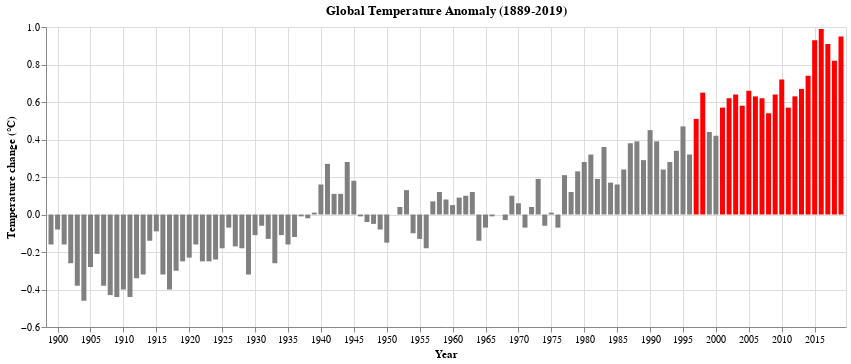

The cell this chart's notebook holds for it:
### Markdown cell above
We can also change the width of our bars.

### Code cell
# We can adjust the width to spread the bars out more

### Figure 1 — Vega-Lite specification as saved in the notebook (floating-point values rounded to 4 significant figures)
{"config": {"view": {"continuousWidth": 400, "continuousHeight": 300}}, "data": {"name": "data-bd573a9b2e7d8339423dec2e49368728"}, "mark": "bar", "encoding": {"color": {"condition": {"value": "red", "test": "(datum.Temperature >= 0.5)"}, "value": "gray"}, "x": {"axis": {"title": "Year"}, "field": "Year", "type": "temporal"}, "y": {"axis": {"title": "Temperature change (°C)"}, "field": "Temperature", "type": "quantitative"}}, "title": "Global Temperature Anomaly (1889-2019)", "width": 800, "$schema": "https://vega.github.io/schema/vega-lite/v4.17.0.json", "datasets": {"data-bd573a9b2e7d8339423dec2e49368728": [{"Temperature (°C)": -0.16, "Year": "1899", "Temperature": -0.16}, {"Temperature (°C)": -0.08, "Year": "1900", "Temperature": -0.08}, {"Temperature (°C)": -0.16, "Year": "1901", "Temperature": -0.16}, {"Temperature (°C)": -0.26, "Year": "1902", "Temperature": -0.26}, {"Temperature (°C)": -0.38, "Year": "1903", "Temperature": -0.38}, {"Temperature (°C)": -0.46, "Year": "1904", "Temperature": -0.46}, {"Temperature (°C)": -0.28, "Year": "1905", "Temperature": -0.28}, {"Temperature (°C)": -0.21, "Year": "1906", "Temperature": -0.21}, {"Temperature (°C)": -0.38, "Year": "1907", "Temperature": -0.38}, {"Temperature (°C)": -0.43, "Year": "1908", "Temperature": -0.43}, {"Temperature (°C)": -0.44, "Year": "1909", "Temperature": -0.44}, {"Temperature (°C)": -0.4, "Year": "1910", "Temperature": -0.4}, {"Temperature (°C)": -0.44, "Year": "1911", "Temperature": -0.44}, {"Temperature (°C)": -0.34, "Year": "1912", "Temperature": -0.34}, {"Temperature (°C)": -0.32, "Year": "1913", "Temperature": -0.32}, {"Temperature (°C)": -0.14, "Year": "1914", "Temperature": -0.14}, {"Temperature (°C)": -0.09, "Year": "1915", "Temperature": -0.09}, {"Temperature (°C)": -0.32, "Year": "1916", "Temperature": -0.32}, {"Temperature (°C)": -0.4, "Year": "1917", "Temperature": -0.4}, {"Temperature (°C)": -0.3, "Year": "1918", "Temperature": -0.3}, {"Temperature (°C)": -0.25, "Year": "1919", "Temperature": -0.25}, {"Temperature (°C)": -0.23, "Year": "1920", "Temperature": -0.23}, {"Temperature (°C)": -0.16, "Year": "1921", "Temperature": -0.16}, {"Temperature (°C)": -0.25, "Year": "1922", "Temperature": -0.25}, {"Temperature (°C)": -0.25, "Year": "1923", "Temperature": -0.25}, {"Temperature (°C)": -0.24, "Year": "1924", "Temperature": -0.24}, {"Temperature (°C)": -0.18, "Year": "1925", "Temperature": -0.18}, {"Temperature (°C)": -0.07, "Year": "1926", "Temperature": -0.07}, {"Temperature (°C)": -0.17, "Year": "1927", "Temperature": -0.17}, {"Temperature (°C)": -0.18, "Year": "1928", "Temperature": -0.18}, {"Temperature (°C)": -0.32, "Year": "1929", "Temperature": -0.32}, {"Temperature (°C)": -0.11, "Year": "1930", "Temperature": -0.11}, {"Temperature (°C)": -0.06, "Year": "1931", "Temperature": -0.06}, {"Temperature (°C)": -0.13, "Year": "1932", "Temperature": -0.13}, {"Temperature (°C)": -0.26, "Year": "1933", "Temperature": -0.26}, {"Temperature (°C)": -0.11, "Year": "1934", "Temperature": -0.11}, {"Temperature (°C)": -0.16, "Year": "1935", "Temperature": -0.16}, {"Temperature (°C)": -0.12, "Year": "1936", "Temperature": -0.12}, {"Temperature (°C)": -0.01, "Year": "1937", "Temperature": -0.01}, {"Temperature (°C)": -0.02, "Year": "1938", "Temperature": -0.02}, {"Temperature (°C)": 0.01, "Year": "1939", "Temperature": 0.01}, {"Temperature (°C)": 0.16, "Year": "1940", "Temperature": 0.16}, {"Temperature (°C)": 0.27, "Year": "1941", "Temperature": 0.27}, {"Temperature (°C)": 0.11, "Year": "1942", "Temperature": 0.11}, {"Temperature (°C)": 0.11, "Year": "1943", "Temperature": 0.11}, {"Temperature (°C)": 0.28, "Year": "1944", "Temperature": 0.28}, {"Temperature (°C)": 0.18, "Year": "1945", "Temperature": 0.18}, {"Temperature (°C)": -0.01, "Year": "1946", "Temperature": -0.01}, {"Temperature (°C)": -0.04, "Year": "1947", "Temperature": -0.04}, {"Temperature (°C)": -0.05, "Year": "1948", "Temperature": -0.05}, {"Temperature (°C)": -0.08, "Year": "1949", "Temperature": -0.08}, {"Temperature (°C)": -0.15, "Year": "1950", "Temperature": -0.15}, {"Temperature (°C)": 0.0, "Year": "1951", "Temperature": 0.0}, {"Temperature (°C)": 0.04, "Year": "1952", "Temperature": 0.04}, {"Temperature (°C)": 0.13, "Year": "1953", "Temperature": 0.13}, {"Temperature (°C)": -0.1, "Year": "1954", "Temperature": -0.1}, {"Temperature (°C)": -0.13, "Year": "1955", "Temperature": -0.13}, {"Temperature (°C)": -0.18, "Year": "1956", "Temperature": -0.18}, {"Temperature (°C)": 0.07, "Year": "1957", "Temperature": 0.07}, {"Temperature (°C)": 0.12, "Year": "1958", "Temperature": 0.12}, {"Temperature (°C)": 0.08, "Year": "1959", "Temperature": 0.08}, {"Temperature (°C)": 0.05, "Year": "1960", "Temperature": 0.05}, {"Temperature (°C)": 0.09, "Year": "1961", "Temperature": 0.09}, {"Temperature (°C)": 0.1, "Year": "1962", "Temperature": 0.1}, {"Temperature (°C)": 0.12, "Year": "1963", "Temperature": 0.12}, {"Temperature (°C)": -0.14, "Year": "1964", "Temperature": -0.14}, {"Temperature (°C)": -0.07, "Year": "1965", "Temperature": -0.07}, {"Temperature (°C)": -0.01, "Year": "1966", "Temperature": -0.01}, {"Temperature (°C)": 0.0, "Year": "1967", "Temperature": 0.0}, {"Temperature (°C)": -0.03, "Year": "1968", "Temperature": -0.03}, {"Temperature (°C)": 0.1, "Year": "1969", "Temperature": 0.1}, {"Temperature (°C)": 0.06, "Year": "1970", "Temperature": 0.06}, {"Temperature (°C)": -0.07, "Year": "1971", "Temperature": -0.07}, {"Temperature (°C)": 0.04, "Year": "1972", "Temperature": 0.04}, {"Temperature (°C)": 0.19, "Year": "1973", "Temperature": 0.19}, {"Temperature (°C)": -0.06, "Year": "1974", "Temperature": -0.06}, {"Temperature (°C)": 0.01, "Year": "1975", "Temperature": 0.01}, {"Temperature (°C)": -0.07, "Year": "1976", "Temperature": -0.07}, {"Temperature (°C)": 0.21, "Year": "1977", "Temperature": 0.21}, {"Temperature (°C)": 0.12, "Year": "1978", "Temperature": 0.12}, {"Temperature (°C)": 0.23, "Year": "1979", "Temperature": 0.23}, {"Temperature (°C)": 0.28, "Year": "1980", "Temperature": 0.28}, {"Temperature (°C)": 0.32, "Year": "1981", "Temperature": 0.32}, {"Temperature (°C)": 0.19, "Year": "1982", "Temperature": 0.19}, {"Temperature (°C)": 0.36, "Year": "1983", "Temperature": 0.36}, {"Temperature (°C)": 0.17, "Year": "1984", "Temperature": 0.17}, {"Temperature (°C)": 0.16, "Year": "1985", "Temperature": 0.16}, {"Temperature (°C)": 0.24, "Year": "1986", "Temperature": 0.24}, {"Temperature (°C)": 0.38, "Year": "1987", "Temperature": 0.38}, {"Temperature (°C)": 0.39, "Year": "1988", "Temperature": 0.39}, {"Temperature (°C)": 0.29, "Year": "1989", "Temperature": 0.29}, {"Temperature (°C)": 0.45, "Year": "1990", "Temperature": 0.45}, {"Temperature (°C)": 0.39, "Year": "1991", "Temperature": 0.39}, {"Temperature (°C)": 0.24, "Year": "1992", "Temperature": 0.24}, {"Temperature (°C)": 0.28, "Year": "1993", "Temperature": 0.28}, {"Temperature (°C)": 0.34, "Year": "1994", "Temperature": 0.34}, {"Temperature (°C)": 0.47, "Year": "1995", "Temperature": 0.47}, {"Temperature (°C)": 0.32, "Year": "1996", "Temperature": 0.32}, {"Temperature (°C)": 0.51, "Year": "1997", "Temperature": 0.51}, {"Temperature (°C)": 0.65, "Year": "1998", "Temperature": 0.65}, {"Temperature (°C)": 0.44, "Year": "1999", "Temperature": 0.44}, {"Temperature (°C)": 0.42, "Year": "2000", "Temperature": 0.42}, {"Temperature (°C)": 0.57, "Year": "2001", "Temperature": 0.57}, {"Temperature (°C)": 0.62, "Year": "2002", "Temperature": 0.62}, {"Temperature (°C)": 0.64, "Year": "2003", "Temperature": 0.64}, {"Temperature (°C)": 0.58, "Year": "2004", "Temperature": 0.58}, {"Temperature (°C)": 0.66, "Year": "2005", "Temperature": 0.66}, {"Temperature (°C)": 0.63, "Year": "2006", "Temperature": 0.63}, {"Temperature (°C)": 0.62, "Year": "2007", "Temperature": 0.62}, {"Temperature (°C)": 0.54, "Year": "2008", "Temperature": 0.54}, {"Temperature (°C)": 0.64, "Year": "2009", "Temperature": 0.64}, {"Temperature (°C)": 0.72, "Year": "2010", "Temperature": 0.72}, {"Temperature (°C)": 0.57, "Year": "2011", "Temperature": 0.57}, {"Temperature (°C)": 0.63, "Year": "2012", "Temperature": 0.63}, {"Temperature (°C)": 0.67, "Year": "2013", "Temperature": 0.67}, {"Temperature (°C)": 0.74, "Year": "2014", "Temperature": 0.74}, {"Temperature (°C)": 0.93, "Year": "2015", "Temperature": 0.93}, {"Temperature (°C)": 0.99, "Year": "2016", "Temperature": 0.99}, {"Temperature (°C)": 0.91, "Year": "2017", "Temperature": 0.91}, {"Temperature (°C)": 0.82, "Year": "2018", "Temperature": 0.82}, {"Temperature (°C)": 0.95, "Year": "2019", "Temperature": 0.95}]}}
